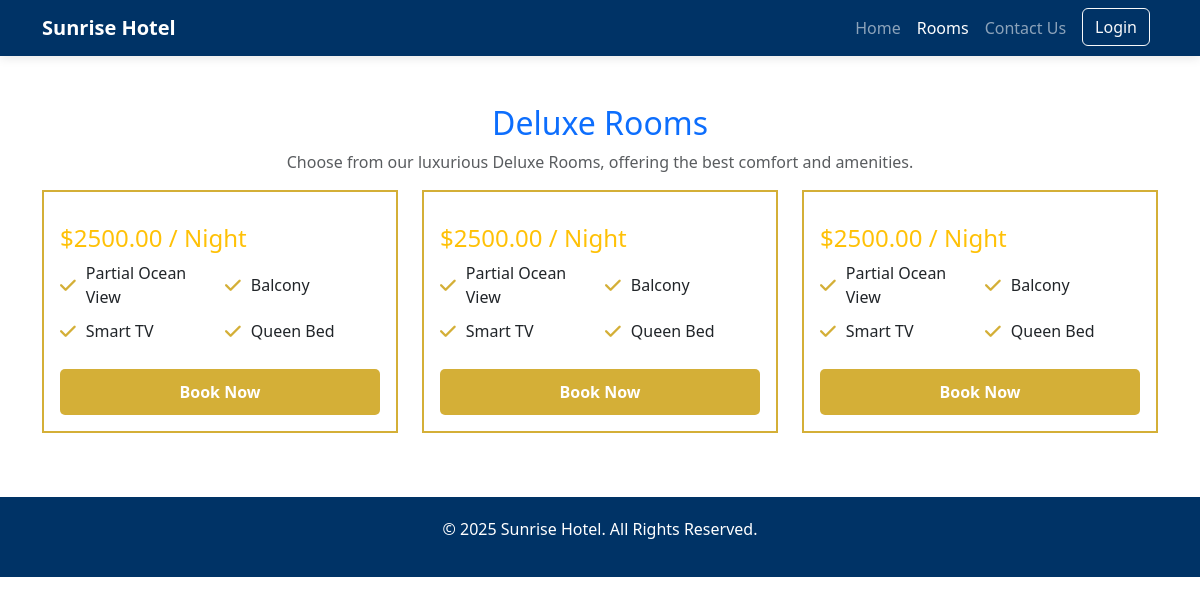
Screenshot of /ddetails.php with the database file from the repository.
### tables this page shows
CREATE TABLE `rooms` (
  `id` int(11) NOT NULL,
  `room_number` varchar(10) DEFAULT NULL,
  `price` decimal(10,2) DEFAULT NULL,
  `amenities` text DEFAULT NULL,
  `status` enum('available','booked','maintenance') NOT NULL DEFAULT 'available',
  `room_type_id` int(11) DEFAULT NULL
);

### ddetails.php (the view, shortened to what this page needs)
<?php
$conn = DatabaseConnection::getInstance()->getConnection();
$typeId = 2;
$result = $conn->query("SELECT * FROM rooms WHERE room_type_id = $typeId");
?>
<!DOCTYPE html>
<html lang="en">
<head>
  <link href="https://cdn.jsdelivr.net/npm/bootstrap@5.3.0/dist/css/bootstrap.min.css" rel="stylesheet">
  <link rel="stylesheet" href="https://cdnjs.cloudflare.com/ajax/libs/font-awesome/6.0.0/css/all.min.css">
</head>
<body>
<nav class="navbar navbar-expand-lg navbar-dark">
  <div class="container">
    <a class="navbar-brand fw-bold" href="#">Sunrise Hotel</a>
    <div class="collapse navbar-collapse" id="navbarNav">
      <ul class="navbar-nav ms-auto">
        <li class="nav-item"><a class="nav-link" href="home.php">Home</a></li>
        <li class="nav-item"><a class="nav-link active" href="rooms.php">Rooms</a></li>
        <li class="nav-item"><a class="nav-link" href="contactus.php">Contact Us</a></li>
        <li class="nav-item"><a href="login.php" class="btn btn-outline-light mx-2">Login</a></li>
      </ul>
    </div>
  </div>
</nav>
<div class="container mt-5">
  <h2 class="text-center text-primary">Deluxe Rooms</h2>
  <p class="text-center text-muted">Choose from our luxurious Deluxe Rooms, offering the best comfort and amenities.</p>
  <div class="row">
    <?php while ($row = $result->fetch_assoc()) { ?>
      <div class="col-md-4 mb-4">
        <div class="room-card p-3">
          <h4 class="text-warning mt-3">$<?= $row['price']; ?> / Night</h4>
          <ul class="amenities-list">
            <?php
              $amenities = explode(",", $row['amenities']);
              foreach ($amenities as $a) {
                echo "<li><i class='fas fa-check'></i> " . trim($a) . "</li>";
              }
            ?>
          </ul>
          <button class="btn book-now" onclick="checkLogin()">Book Now</button>
        </div>
      </div>
    <?php } ?>
  </div>
</div>
<footer style="background: #003366; color: white; padding: 20px; text-align: center; margin-top: 40px;">
  <p>&copy; 2025 Sunrise Hotel. All Rights Reserved.</p>
</footer>
</body>
</html>

### ddetails.php (style rules this page uses)
.navbar { background-color: #003366 !important; position: sticky; top: 0; width: 100%; z-index: 1000; box-shadow: 0 2px 10px rgba(0, 0, 0, 0.1); }
.room-card { border: 2px solid #D4AF37; transition: transform 0.3s ease, box-shadow 0.3s ease; }
.amenities-list { display: grid; grid-template-columns: repeat(2, 1fr); gap: 10px; padding-left: 0; }
.amenities-list li { list-style: none; font-size: 16px; display: flex; align-items: center; }
.amenities-list i { color: #D4AF37; margin-right: 10px; font-size: 18px; }
.book-now { background: #D4AF37; color: white; font-weight: bold; border-radius: 5px; width: 100%; padding: 10px; margin-top: 10px; }

### rows the page displays
rooms: price "2500.00", amenities "Partial Ocean View", amenities "Balcony", amenities "Smart TV", amenities "Queen Bed"
rooms: price "2500.00", amenities "Partial Ocean View", amenities "Balcony", amenities "Smart TV", amenities "Queen Bed"
rooms: price "2500.00", amenities "Partial Ocean View", amenities "Balcony", amenities "Smart TV", amenities "Queen Bed"
